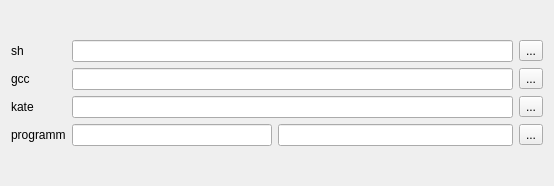
<?xml version="1.0" encoding="UTF-8"?>
<ui version="4.0">
 <class>MainBox</class>
 <widget class="QWidget" name="MainBox">
  <property name="geometry">
   <rect>
    <x>0</x>
    <y>0</y>
    <width>554</width>
    <height>186</height>
   </rect>
  </property>
  <property name="windowTitle">
   <string>Dialog</string>
  </property>
  <layout class="QVBoxLayout" name="verticalLayout">
   <item>
    <layout class="QGridLayout" name="gridLayout">
     <item row="2" column="0">
      <widget class="QLabel" name="label_3">
       <property name="sizePolicy">
        <sizepolicy hsizetype="Fixed" vsizetype="Preferred">
         <horstretch>0</horstretch>
         <verstretch>0</verstretch>
        </sizepolicy>
       </property>
       <property name="text">
        <string>kate</string>
       </property>
      </widget>
     </item>
     <item row="2" column="2">
      <widget class="QLineEdit" name="le_kate_param"/>
     </item>
     <item row="2" column="4">
      <widget class="QToolButton" name="btn_run_kate">
       <property name="text">
        <string>...</string>
       </property>
      </widget>
     </item>
     <item row="0" column="2">
      <widget class="QLineEdit" name="le_script_filename"/>
     </item>
     <item row="1" column="2">
      <widget class="QLineEdit" name="le_gcc_param"/>
     </item>
     <item row="3" column="4">
      <widget class="QToolButton" name="btn_run_command">
       <property name="text">
        <string>...</string>
       </property>
      </widget>
     </item>
     <item row="0" column="4">
      <widget class="QToolButton" name="btn_run_sh">
       <property name="text">
        <string>...</string>
       </property>
      </widget>
     </item>
     <item row="1" column="4">
      <widget class="QToolButton" name="btn_run_gcc">
       <property name="text">
        <string>...</string>
       </property>
      </widget>
     </item>
     <item row="0" column="0">
      <widget class="QLabel" name="label">
       <property name="sizePolicy">
        <sizepolicy hsizetype="Fixed" vsizetype="Preferred">
         <horstretch>0</horstretch>
         <verstretch>0</verstretch>
        </sizepolicy>
       </property>
       <property name="text">
        <string>sh</string>
       </property>
      </widget>
     </item>
     <item row="3" column="0">
      <widget class="QLabel" name="label_4">
       <property name="text">
        <string>programm</string>
       </property>
      </widget>
     </item>
     <item row="1" column="0">
      <widget class="QLabel" name="label_2">
       <property name="sizePolicy">
        <sizepolicy hsizetype="Fixed" vsizetype="Preferred">
         <horstretch>0</horstretch>
         <verstretch>0</verstretch>
        </sizepolicy>
       </property>
       <property name="text">
        <string>gcc</string>
       </property>
      </widget>
     </item>
     <item row="3" column="2">
      <layout class="QHBoxLayout" name="horizontalLayout_3">
       <item>
        <widget class="QLineEdit" name="le_command">
         <property name="maximumSize">
          <size>
           <width>200</width>
           <height>16777215</height>
          </size>
         </property>
        </widget>
       </item>
       <item>
        <widget class="QLineEdit" name="le_param"/>
       </item>
      </layout>
     </item>
    </layout>
   </item>
  </layout>
 </widget>
 <tabstops>
  <tabstop>le_script_filename</tabstop>
  <tabstop>btn_run_sh</tabstop>
  <tabstop>le_gcc_param</tabstop>
  <tabstop>btn_run_gcc</tabstop>
  <tabstop>le_kate_param</tabstop>
  <tabstop>btn_run_kate</tabstop>
 </tabstops>
 <resources/>
 <connections/>
</ui>
